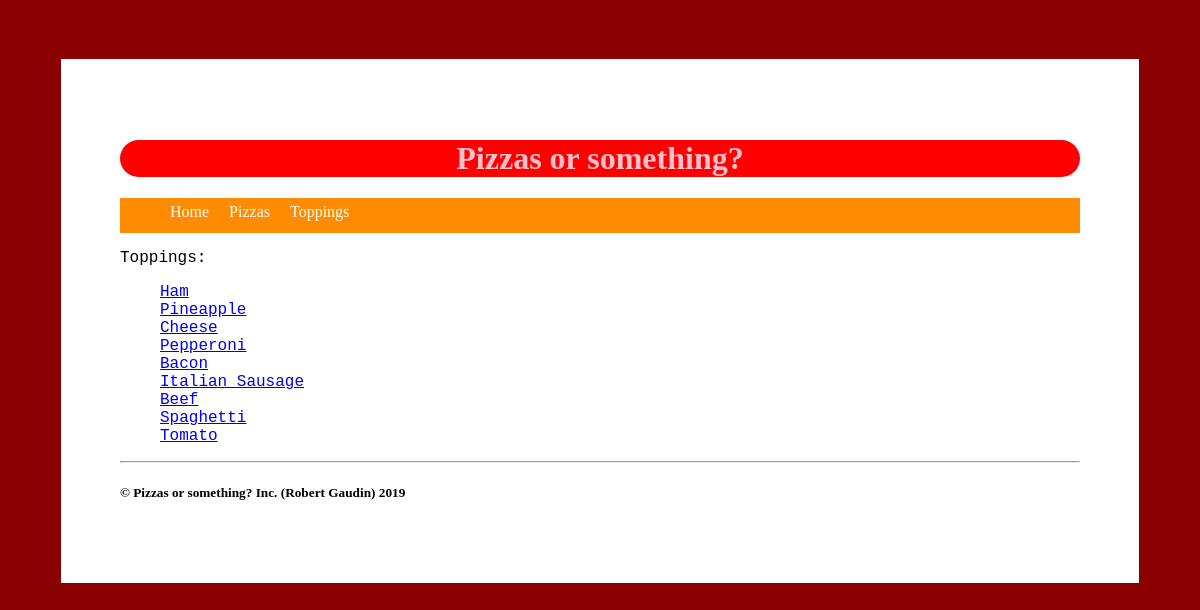
Page /toppings on the committed database.
### tables this page shows
CREATE TABLE Topping (id INTEGER PRIMARY KEY AUTOINCREMENT, name TEXT (50) NOT NULL, description TEXT (250));

### routes.py (the view)
@app.route('/toppings')
def toppings():
    conn = sqlite3.connect('db/pizzas.db')
    cur = conn.cursor()
    cur.execute("SELECT * FROM Topping")
    results = cur.fetchall()
    return render_template("toppings.html", results=results)

### templates/toppings.html
{% extends "layout.html" %}
{% block content %}
<main>
<p>
    Toppings:
    <ul>
    {% for topping in results %}
        <li>
            <a href="/topping/{{ topping[1] }}">{{ topping[1] }}</a>
        </li>
    {% endfor %}
    </ul>
</p>
</main>
{% endblock %}

### static/css/style.css (style rules this page uses)
html { font-family: "Comic Sans MS"; color: black; background-color: darkred; }
main { font-family: 'Courier New', Courier, monospace; }
main li { list-style-type: none; }

### rows in the picture
Topping: name "Ham"
Topping: name "Pineapple"
Topping: name "Cheese"
Topping: name "Pepperoni"
Topping: name "Bacon"
Topping: name "Italian Sausage"
Topping: name "Beef"
Topping: name "Spaghetti"
Topping: name "Tomato"
